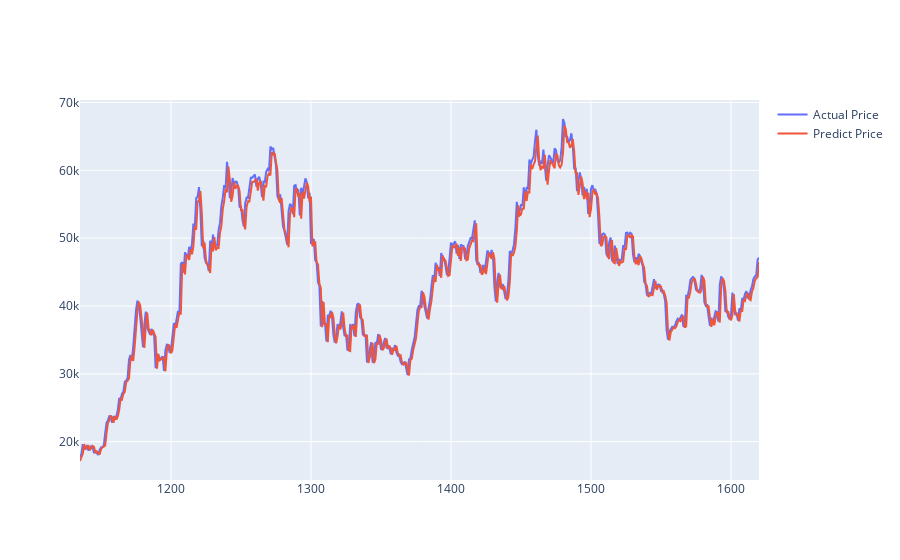

The notebook cell this image was saved under:
### Code cell
#20. Here is the final graph plotted for comparing the actual stock price and the predicted stock price with respect to the timeline 
actual_chart = go.Scatter(x=predictDates, y=testY_reshape, name= 'Actual Price')
predict_chart = go.Scatter(x=predictDates, y=yhat_reshape, name= 'Predict Price')
py.iplot([actual_chart,predict_chart])

### Figure 1 — Plotly figure (JSON) as saved in the notebook; plotly's stock layout.template omitted (floating-point values rounded to 4 significant figures; data arrays with more than 128 entries replaced by an {"elided": "..."} marker saying what was removed)
{"data": [{"name": "Actual Price", "x": {"elided": "486 int values"}, "y": {"elided": "486 float values"}, "type": "scatter"}, {"name": "Predict Price", "x": {"elided": "486 int values"}, "y": {"elided": "486 float values"}, "type": "scatter"}], "layout": {}}
